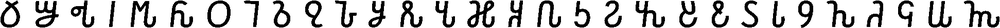
#> input picture laba_5/Alphabet_72.bmp, 1000 x 28 px, shrunk from 1943 x 55 before the run
$ python find_letters.py
#> lines starting #> are read from the running program, lines starting #| are printed output that depends on the picture; after the words box and inside, x2 and y2 are one past the last pixel; in counts of white or black regions, pixels touching at a corner belong together
import numpy as np
import matplotlib.pyplot as plt
from PIL import Image, ImageDraw

#img_path = "result/monochrome_transparent.bmp"
#img_path = "to_parse.bmp"
img_path = "Alphabet_72.bmp"
img = Image.open(img_path).convert('RGBA')
arr = np.array(img)
mask = (arr[:, :, 0] < 128).astype(int)

h_profile = mask.sum(axis=1)
#> h_profile = 28 values, max 368 at index 24, min 65 at index 0, mean 223

def find_blocks(profile, threshold=0, min_len=1):
#> called with profile = array of shape (28,), threshold = 0, min_len = 1
    blocks = []
    start = None
    for i, val in enumerate(profile):
        if val > threshold and start is None:
            start = i
        elif val <= threshold and start is not None:
            if i - start >= min_len:
                blocks.append((start, i-1))
            start = None
#> this loop made 28 passes
#> (val, start) on pass 1: (65, 0)
#> val on passes 2 to 7: 228, 270, 294, 196, 171, 184
#> after the loop, blocks = []; start = 0
    if start is not None and len(profile) - start >= min_len:
        blocks.append((start, len(profile)-1))
    return blocks

rows = find_blocks(h_profile, threshold=0, min_len=1)
#> rows = [(0, 27)]

all_chars = []
for y1, y2 in rows:
    row_mask = mask[y1:y2+1, :]
    v_profile = row_mask.sum(axis=0)
    cols = find_blocks(v_profile, threshold=0, min_len=1)
    for x1, x2 in cols:
        all_chars.append((x1, y1, x2, y2))
#> this loop made 1 pass
#> after the loop, all_chars = 30 items, first 6: (0, 0, 19, 27), (35, 0, 58, 27), (71, 0, 93, 27), (109, 0, 114, 27), (131, 0, 155, 27), (170, 0, 192, 27)

all_chars.sort(key=lambda b: (b[1], b[0]))

print(f"Найдено строк: {len(rows)}")
#| Найдено строк: 1
print(f"Найдено символов: {len(all_chars)}")
#| Найдено символов: 30

draw = ImageDraw.Draw(img)
for (x1, y1, x2, y2) in all_chars:
    draw.rectangle([x1, y1, x2, y2], outline=(0, 255, 0, 255), width=2)
#> this loop made 30 passes
#> (x1, x2) on passes 1 to 12: (0, 19), (35, 58), (71, 93), (109, 114), (131, 155), (170, 192), (207, 230), (244, 258), (273, 289), (305, 321), (335, 356), (368, 385)

output_path = "result/Alphabet_segmented_on_original_72.png"
img.save(output_path)
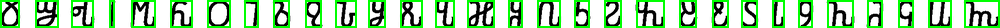
#> saved as Alphabet_segmented_on_original_72.png: PIL image 1000x28 RGBA; mean R, G, B, A 163.7, 212, 163.7, 255
print(f"Сохранено: {output_path}")

with open("Alphabet_segmentation_coords_72.csv", "w") as f:
    f.write("x1;y1;x2;y2\n")
    for x1, y1, x2, y2 in all_chars:
        f.write(f"{x1};{y1};{x2};{y2}\n")

$ run again, with laba_6/result/monochrome_transparent.bmp copied over laba_5/Alphabet_72.bmp
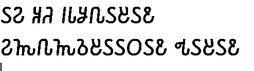
#> input picture laba_6/result/monochrome_transparent.bmp, 254 x 71 px, shrunk from 494 x 137 before the run
#> `mask = (arr[:, :, 0] < 128).astype(int)`:
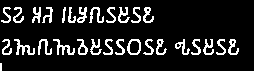
#> mask: shape (71, 254) int64; values 0 (black) and 1 (white), 12.5% white in thin lines or dots, all inside (x1, y1, x2, y2) = (0, 7, 239, 71)
#> h_profile = 71 values, max 149 at index 53, min 0 at index 0, mean 31.82
#> the loop in find_blocks, `for i, val in enumerate(profile):` made 71 passes
#> val on passes 1 to 8: 0, 0, 0, 0, 0, 0, 0, 61
#> after the loop in find_blocks, `for i, val in enumerate(profile):`: blocks = [(7, 22), (39, 54)]; start = 63
#> rows = [(7, 22), (39, 54), (63, 70)]
#> the loop `for y1, y2 in rows:` made 3 passes
#> after the loop `for y1, y2 in rows:`: all_chars = 29 items, first 6: (1, 7, 10, 22), (13, 7, 23, 22), (32, 7, 40, 22), (42, 7, 52, 22), (62, 7, 65, 22), (68, 7, 75, 22)
#| Найдено строк: 3
#| Найдено символов: 29
#> the loop `for (x1, y1, x2, y2) in all_chars:` made 29 passes
#> `img.save(output_path)`:
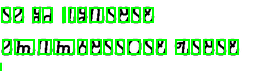
#> saved as Alphabet_segmented_on_original_72.png: PIL image 254x71 RGBA; mean R, G, B, A 202.3, 239.8, 202.3, 255
#> the loop `for x1, y1, x2, y2 in all_chars:` made 29 passes

$ run again, with laba_6/to_parse.bmp copied over laba_5/Alphabet_72.bmp
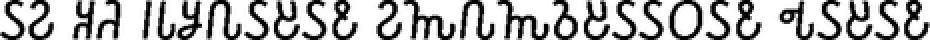
#> input picture laba_6/to_parse.bmp, 465 x 20 px, shrunk from 903 x 39 before the run (shown 2 times larger)
#> `mask = (arr[:, :, 0] < 128).astype(int)`:
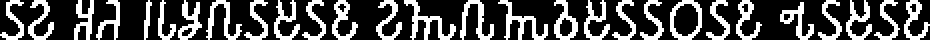
#> mask: shape (20, 465) int64 (shown 2 times larger); values 0 (black) and 1 (white), 30.1% white in thin lines or dots
#> h_profile = 20 values, max 232 at index 18, min 99 at index 4, mean 140.1
#> the loop in find_blocks, `for i, val in enumerate(profile):` made 20 passes
#> (val, start) on pass 1: (113, 0)
#> after the loop in find_blocks, `for i, val in enumerate(profile):`: blocks = []; start = 0
#> rows = [(0, 19)]
#> the loop `for y1, y2 in rows:` made 1 pass
#> after the loop `for y1, y2 in rows:`: all_chars = 28 items, first 6: (0, 0, 11, 19), (14, 0, 26, 19), (37, 0, 46, 19), (48, 0, 59, 19), (72, 0, 75, 19), (79, 0, 87, 19)
#| Найдено строк: 1
#| Найдено символов: 28
#> the loop `for (x1, y1, x2, y2) in all_chars:` made 28 passes
#> (x1, x2) on passes 1 to 8: (0, 11), (14, 26), (37, 46), (48, 59), (72, 75), (79, 87), (89, 100), (103, 120)
#> `img.save(output_path)`:
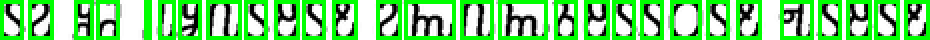
#> saved as Alphabet_segmented_on_original_72.png: PIL image 465x20 RGBA (shown 2 times larger); mean R, G, B, A 122.4, 213.1, 122.4, 255
#> the loop `for x1, y1, x2, y2 in all_chars:` made 28 passes
